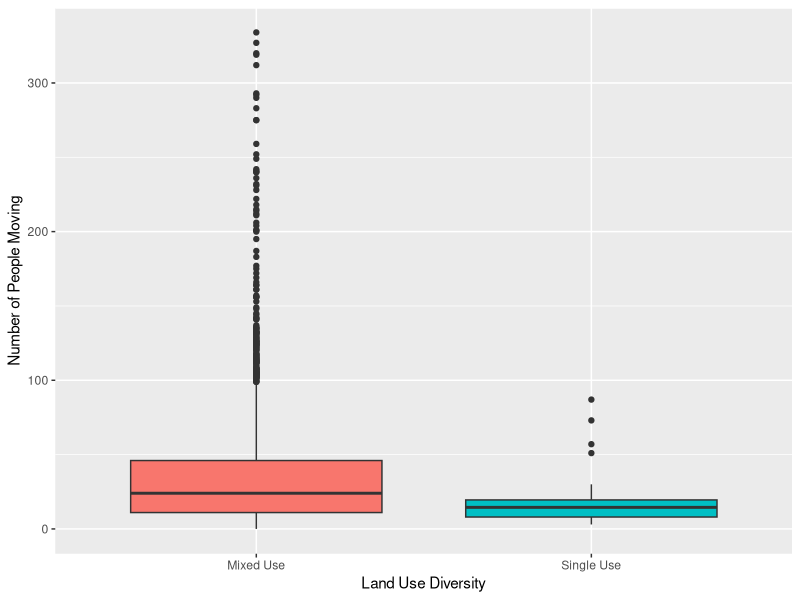
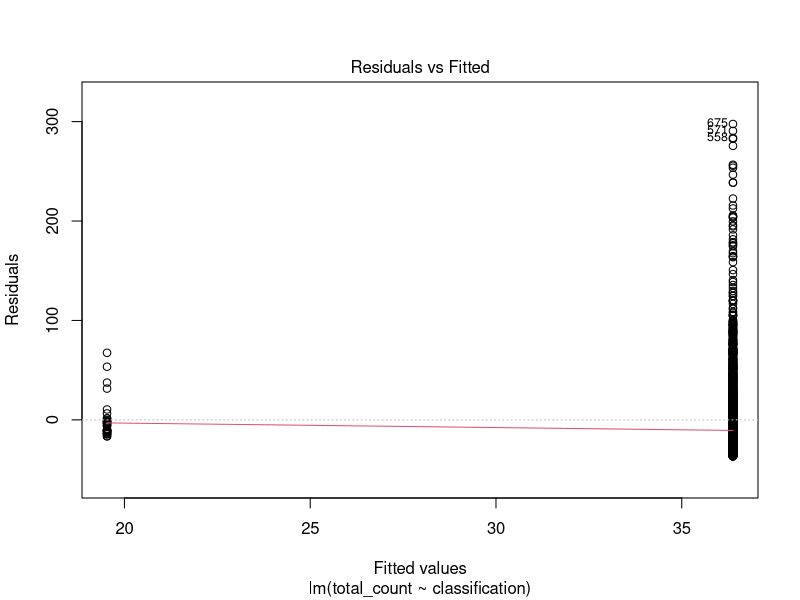
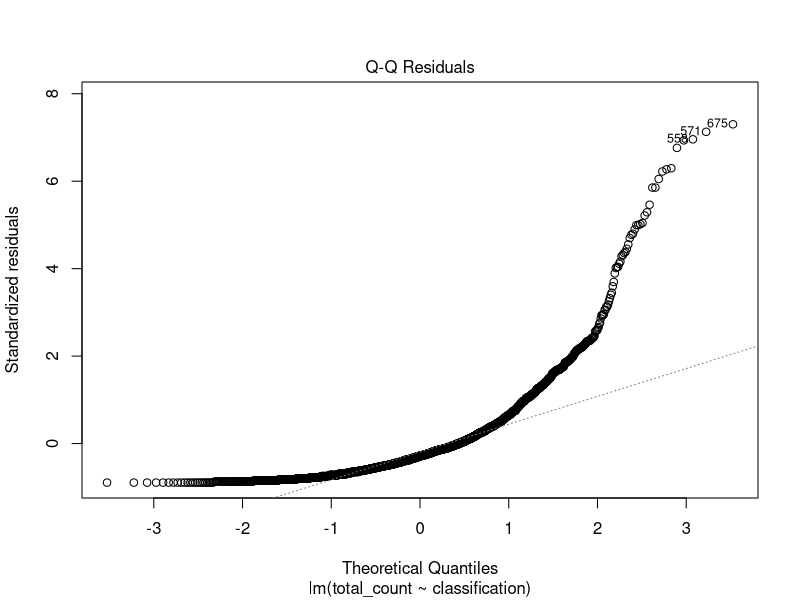
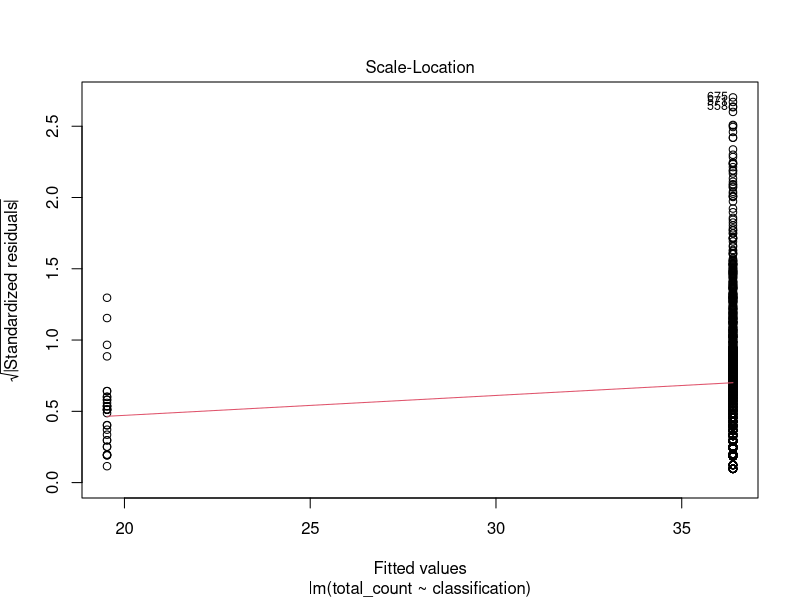
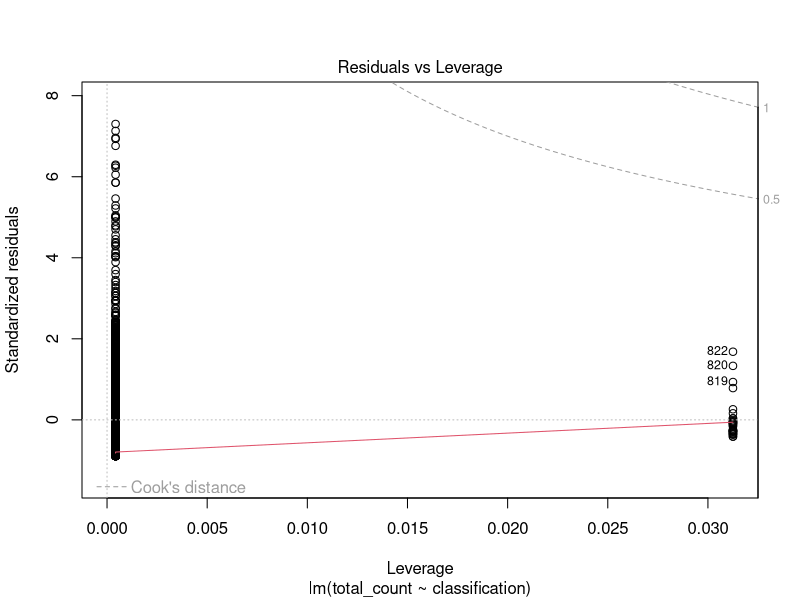

R code for these plots, in order:
library(tidyverse)

# loading data
people_moving_df <- read.csv("Public_Life.csv")

locations_df <- read.csv("locations.csv")

unique(locations_df$location_character)

# isolating important rows
small_loc_df <- data.frame(locations_df$location_id, locations_df$location_line_typology_vehicular)

small_move_df <- data.frame(people_moving_df$unique_moving_id,  people_moving_df$moving_row_total, people_moving_df$moving_time_start, people_moving_df$moving_time_end, people_moving_df$location_id)

# changing column names
colnames(small_loc_df) <- c("location", "typology")

colnames(small_move_df) <- c("id", "total_count", "start", "end", "location")

# combining dataframes
new_df <- left_join(small_loc_df, small_move_df, 
                    by = join_by(location), 
                    multiple = "all")

# creating column to categorize neighborhood types

unique(new_df$typology)

new_df$classification <- ifelse(new_df$typology %in% c("Neighborhood Corridor", "Urban Village Neighborhood Access", "Urban Village Neighborhood", "Downtown Neighborhood", "Downtown", "Downtown Neighborhood Access", "Urban Center Connector", "Urban Village Main"), 1, 0)

# creating column for count per unit of time

new_df$start <- as.POSIXlt(new_df$start, format="%d/%m/%Y %I:%M:%S %p", tz = "UTC", na.rm = T)

new_df$end <- as.POSIXlt(new_df$end, format="%d/%m/%Y %I:%M:%S %p", tz = "UTC", na.rm = T)

new_df$duration <- as.numeric((new_df$end - new_df$start) / 60)

new_df$count_per_minute <- new_df$total_count / new_df$duration

# making a boxplot

new_df$land_use <- ifelse(new_df$classification == 1, "Mixed Use", "Single Use")

boxplot <- ggplot(new_df, aes(x = land_use, 
                              y = total_count,
                              fill = land_use), na.rm = TRUE) + 
  geom_boxplot() +
  xlab("Land Use Diversity") +
  ylab ("Number of People Moving") +
  theme(legend.position = "none")
boxplot


# making a scatterplot 
# plot(new_df$land_use, df$total_count, na.rm = T,
#     xlab = "Land Use",
#    ylab = "Pedestrians Through the Space",
#    col = ifelse(new_df$land_use == 1, "green", "purple"))

# conducting main regression

model <- lm(total_count ~ classification, data = new_df)

summary(model)

plot(model)